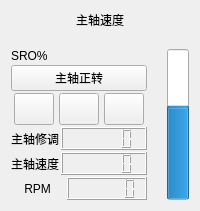
           <widget class="QWidget" name="widget_5" native="true">
            <property name="sizePolicy">
             <sizepolicy hsizetype="Preferred" vsizetype="Preferred">
              <horstretch>0</horstretch>
              <verstretch>0</verstretch>
             </sizepolicy>
            </property>
            <property name="minimumSize">
             <size>
              <width>0</width>
              <height>0</height>
             </size>
            </property>
            <layout class="QVBoxLayout" name="verticalLayout_20" stretch="1,10">
             <property name="spacing">
              <number>20</number>
             </property>
             <item alignment="Qt::AlignHCenter">
              <widget class="QLabel" name="label_35">
               <property name="sizePolicy">
                <sizepolicy hsizetype="Preferred" vsizetype="Preferred">
                 <horstretch>0</horstretch>
                 <verstretch>0</verstretch>
                </sizepolicy>
               </property>
               <property name="styleSheet">
                <string notr="true">font: 24pt &quot;华文琥珀&quot;;</string>
               </property>
               <property name="text">
                <string>主轴速度</string>
               </property>
              </widget>
             </item>
             <item>
              <layout class="QHBoxLayout" name="horizontalLayout_41">
               <item>
                <layout class="QVBoxLayout" name="verticalLayout_19" stretch="4,4,5,4,4,4">
                 <property name="spacing">
                  <number>2</number>
                 </property>
                 <item>
                  <widget class="QLabel" name="label_36">
                   <property name="sizePolicy">
                    <sizepolicy hsizetype="Preferred" vsizetype="Preferred">
                     <horstretch>0</horstretch>
                     <verstretch>0</verstretch>
                    </sizepolicy>
                   </property>
                   <property name="text">
                    <string>SRO%</string>
                   </property>
                  </widget>
                 </item>
                 <item>
                  <widget class="QPushButton" name="pushButton_26">
                   <property name="sizePolicy">
                    <sizepolicy hsizetype="Preferred" vsizetype="Preferred">
                     <horstretch>0</horstretch>
                     <verstretch>0</verstretch>
                    </sizepolicy>
                   </property>
                   <property name="text">
                    <string>主轴正转</string>
                   </property>
                  </widget>
                 </item>
                 <item>
                  <layout class="QHBoxLayout" name="horizontalLayout_34">
                   <item>
                    <widget class="QPushButton" name="pushButton_56">
                     <property name="sizePolicy">
                      <sizepolicy hsizetype="Fixed" vsizetype="Fixed">
                       <horstretch>0</horstretch>
                       <verstretch>0</verstretch>
                      </sizepolicy>
                     </property>
                     <property name="minimumSize">
                      <size>
                       <width>32</width>
                       <height>32</height>
                      </size>
                     </property>
                     <property name="styleSheet">
                      <string notr="true">QPushButton#pushButton_56{
	border-image: url(:/icons/dec.png);	
	background-image: url(:/icons/none.png);
	border-width: 0px;
}

QPushButton#pushButton_56:hover
{
	border-image: url(:/icons/dec_h.png);	
	border-width: 0px;
}
QPushButton#pushButton_56:pressed
{
	border-image: url(:/icons/dec_r.png);
	border-width: 0px;
}</string>
                     </property>
                     <property name="text">
                      <string/>
                     </property>
                    </widget>
                   </item>
                   <item>
                    <widget class="QPushButton" name="pushButton_57">
                     <property name="sizePolicy">
                      <sizepolicy hsizetype="Fixed" vsizetype="Fixed">
                       <horstretch>0</horstretch>
                       <verstretch>0</verstretch>
                      </sizepolicy>
                     </property>
                     <property name="minimumSize">
                      <size>
                       <width>32</width>
                       <height>32</height>
                      </size>
                     </property>
                     <property name="styleSheet">
                      <string notr="true">QPushButton#pushButton_57{
	
	background-image: url(:/icons/none.png);
	border-image:url(:/icons/reset.png);
	border-width: 0px;
}

QPushButton#pushButton_57:hover
{
	border-image:url(:/icons/reset_h.png);
	border-width: 0px;
}
QPushButton#pushButton_57:pressed
{
	border-image: url(:/icons/reset_r.png);
	border-width: 0px;
}</string>
                     </property>
                     <property name="text">
                      <string/>
                     </property>
                    </widget>
                   </item>
                   <item>
                    <widget class="QPushButton" name="pushButton_58">
                     <property name="sizePolicy">
                      <sizepolicy hsizetype="Fixed" vsizetype="Fixed">
                       <horstretch>0</horstretch>
                       <verstretch>0</verstretch>
                      </sizepolicy>
                     </property>
                     <property name="minimumSize">
                      <size>
                       <width>32</width>
                       <height>32</height>
                      </size>
                     </property>
                     <property name="styleSheet">
                      <string notr="true">QPushButton#pushButton_58{
background-image: url(:/icons/none.png);
border-image: url(:/icons/inc.png);

border-width: 0px;
}

QPushButton#pushButton_58:hover
{
border-image: url(:/icons/inc_h.png);
border-width: 0px;
}
QPushButton#pushButton_58:pressed
{
border-image: url(:/icons/inc_r.png);
border-width: 0px;
}</string>
                     </property>
                     <property name="text">
                      <string/>
                     </property>
                    </widget>
                   </item>
                  </layout>
                 </item>
                 <item>
                  <layout class="QHBoxLayout" name="horizontalLayout_30" stretch="1,3">
                   <item>
                    <widget class="QLabel" name="label_41">
                     <property name="sizePolicy">
                      <sizepolicy hsizetype="Expanding" vsizetype="Preferred">
                       <horstretch>0</horstretch>
                       <verstretch>0</verstretch>
                      </sizepolicy>
                     </property>
                     <property name="styleSheet">
                      <string notr="true"/>
                     </property>
                     <property name="text">
                      <string>主轴修调</string>
                     </property>
                    </widget>
                   </item>
                   <item>
                    <widget class="QLCDNumber" name="lcdNumber_15">
                     <property name="sizePolicy">
                      <sizepolicy hsizetype="Expanding" vsizetype="Minimum">
                       <horstretch>0</horstretch>
                       <verstretch>0</verstretch>
                      </sizepolicy>
                     </property>
                     <property name="smallDecimalPoint">
                      <bool>true</bool>
                     </property>
                    </widget>
                   </item>
                  </layout>
                 </item>
                 <item>
                  <layout class="QHBoxLayout" name="horizontalLayout_31" stretch="1,3">
                   <item>
                    <widget class="QLabel" name="label_37">
                     <property name="sizePolicy">
                      <sizepolicy hsizetype="Expanding" vsizetype="Preferred">
                       <horstretch>0</horstretch>
                       <verstretch>0</verstretch>
                      </sizepolicy>
                     </property>
                     <property name="styleSheet">
                      <string notr="true"/>
                     </property>
                     <property name="text">
                      <string>主轴速度</string>
                     </property>
                    </widget>
                   </item>
                   <item>
                    <widget class="QLCDNumber" name="lcdNumber_16">
                     <property name="sizePolicy">
                      <sizepolicy hsizetype="Expanding" vsizetype="Minimum">
                       <horstretch>0</horstretch>
                       <verstretch>0</verstretch>
                      </sizepolicy>
                     </property>
                     <property name="smallDecimalPoint">
                      <bool>true</bool>
                     </property>
                    </widget>
                   </item>
                  </layout>
                 </item>
                 <item>
                  <layout class="QHBoxLayout" name="horizontalLayout_32" stretch="1,3">
                   <item>
                    <widget class="QLabel" name="label_39">
                     <property name="sizePolicy">
                      <sizepolicy hsizetype="Expanding" vsizetype="Preferred">
                       <horstretch>0</horstretch>
                       <verstretch>0</verstretch>
                      </sizepolicy>
                     </property>
                     <property name="styleSheet">
                      <string notr="true"/>
                     </property>
                     <property name="text">
                      <string>    RPM    </string>
                     </property>
                    </widget>
                   </item>
                   <item>
                    <widget class="QLCDNumber" name="lcdNumber_17">
                     <property name="sizePolicy">
                      <sizepolicy hsizetype="Expanding" vsizetype="Minimum">
                       <horstretch>0</horstretch>
                       <verstretch>0</verstretch>
                      </sizepolicy>
                     </property>
                     <property name="smallDecimalPoint">
                      <bool>true</bool>
                     </property>
                    </widget>
                   </item>
                  </layout>
                 </item>
                </layout>
               </item>
               <item>
                <widget class="QProgressBar" name="progressBar_2">
                 <property name="value">
                  <number>60</number>
                 </property>
                 <property name="textVisible">
                  <bool>true</bool>
                 </property>
                 <property name="orientation">
                  <enum>Qt::Vertical</enum>
                 </property>
                </widget>
               </item>
              </layout>
             </item>
            </layout>
           </widget>
